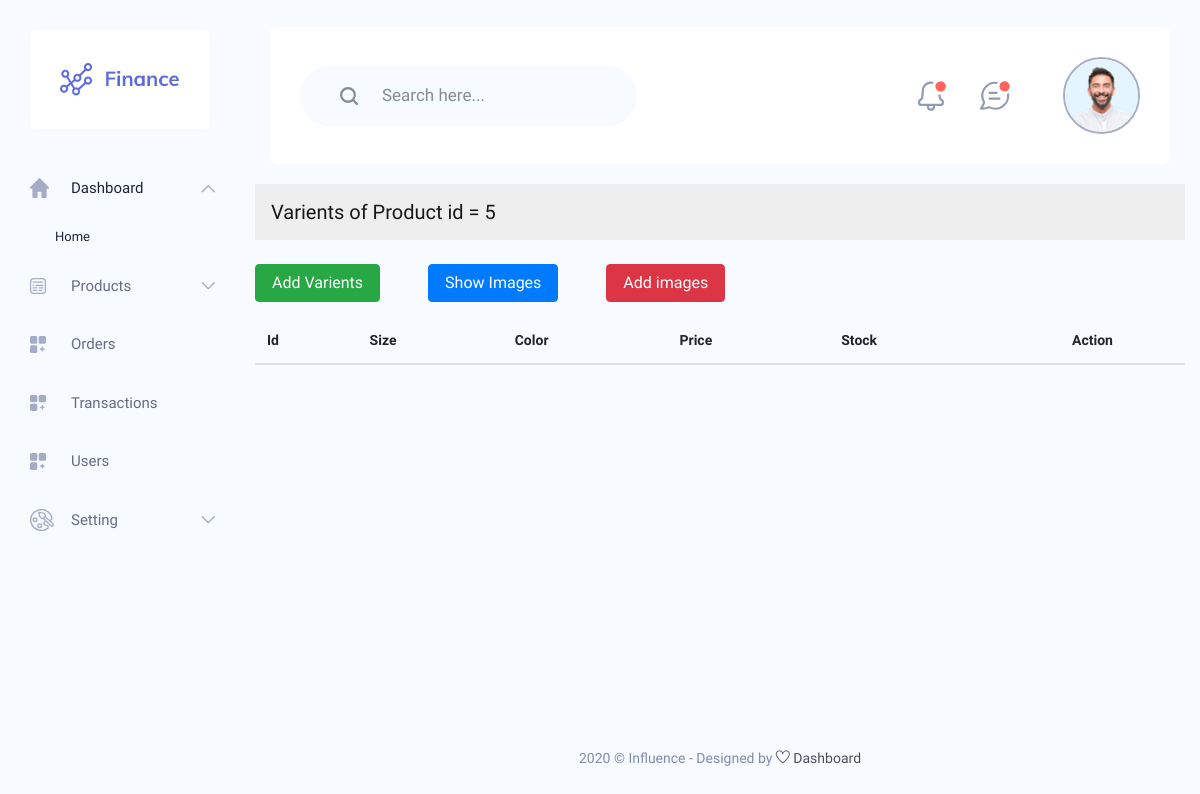
The app's page /varients/5, older data.
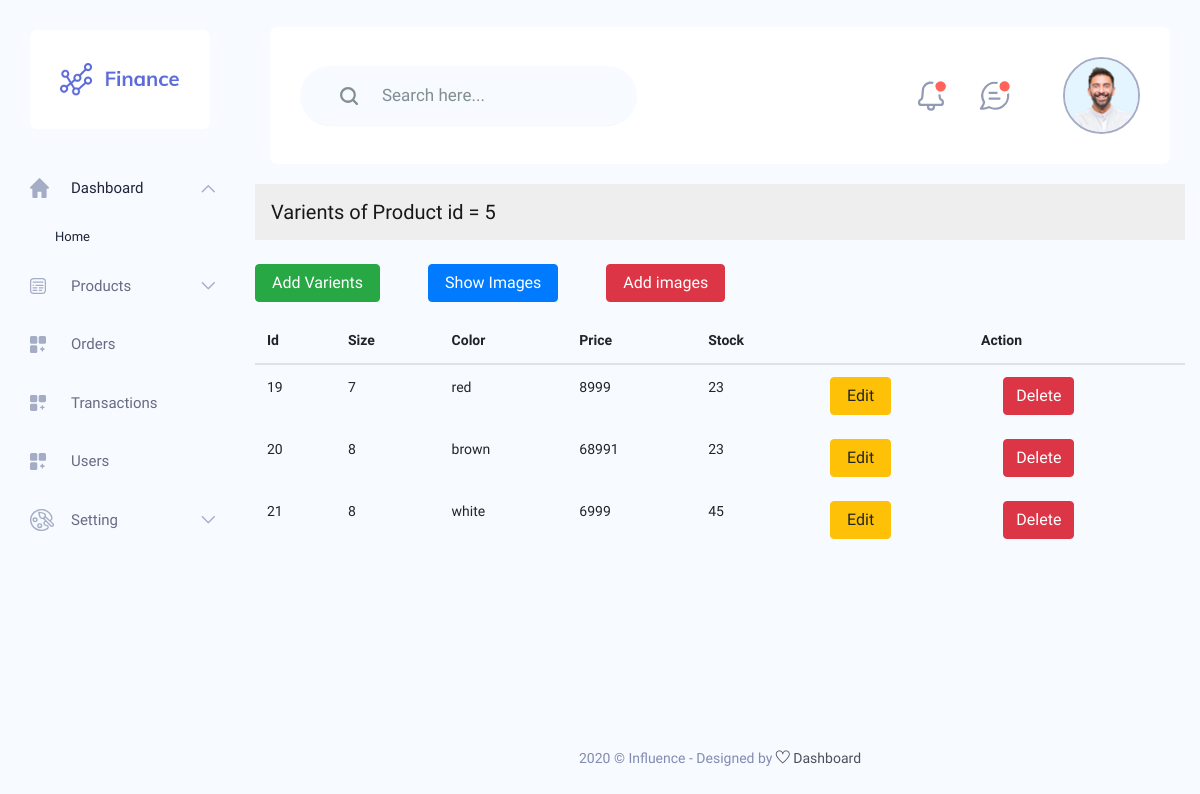
The same page, newer data.
### tables this page shows
CREATE TABLE `products_varients` (
  `id` int(11) NOT NULL,
  `product_id` varchar(255) DEFAULT NULL,
  `size` varchar(30) DEFAULT NULL,
  `color` varchar(30) DEFAULT NULL,
  `price` int(11) DEFAULT NULL,
  `stock` int(11) DEFAULT NULL,
  `created_on` timestamp NOT NULL DEFAULT current_timestamp(),
  `updated_on` timestamp NOT NULL DEFAULT current_timestamp() ON UPDATE current_timestamp()
);

### application/controllers/DashController.php (called while the page is built, shortened)
<?php
class DashController extends CI_Controller
{
	public function __construct()
	{
		$this->load->database();
		$this->load->model('dashboard_model');
		$this->load->model('category_model');
		$this->load->library('session');
	}
	public function varients($id)
	{
		$data['title'] = "Show_Varients";
		$data['id'] = $id;
		$data['selected'] =  $this->dashboard_model->show_varients($id);
		$data['content'] = $this->load->view('product_admin/pages/products/varients', $data, true);
		$this->load->view('product_admin/layout/dashboard_layout', $data);
	}
}

### index.php (called while the page is built, shortened)
<?php
require_once BASEPATH.'core/CodeIgniter.php';

### application/models/Dashboard_model.php (called while the page is built, shortened)
<?php if (!defined('BASEPATH')) exit('No direct script access allowed');
class Dashboard_model extends CI_Model
{
    function show_varients($id)
    {
        $sql = $this->db->query("SELECT * FROM products_varients where product_id = $id");
        return $sql->result();
    }
}

### application/views/product_admin/pages/products/varients.php (the view)
<div class="container">
    <nav class="navbar navbar-light bg-light mb-4">
        <span class="navbar-brand mb-0 h1">Varients of Product id = <?= $id ?></span>
    </nav>
    <table class="table">
        <thead>
            <tr>
                <th>Id</th>
                <th>Size</th>
                <th>Color</th>
                <th>Price</th>
                <th>Stock</th>
                <th colspan="4" class="text-center">Action</th>
            </tr>
        </thead>
        <tbody>
            <a href="<?= base_url("varients_add/$id");?>" class="btn btn-success px-3 mb-3">Add Varients</a>
            <a href="<?= base_url("images/$id"); ?>" class="ml-5 btn btn-primary px-3 mb-3">Show Images</a>
            <a href="<?= base_url("images_add/$id");?>" class="ml-5 btn btn-danger px-3 mb-3">Add images</a>
            <?php
            foreach ($selected as $store) {
            ?>
                <tr>
                    <td><?= $store->id; ?></td>
                    <td><?= $store->size; ?></td>
                    <td><?= $store->color; ?></td>
                    <td><?= $store->price; ?></td>
                    <td><?= $store->stock; ?></td>
                    <td>
                        <a href="<?= base_url("varient_edit/$store->id"); ?>" class="btn btn-warning px-3">Edit </a>
                    </td>
                    <td>
                        <a href="<?= base_url("varient_delete/$store->id"); ?>" class="btn btn-danger">Delete</a>
                    </td>
                </tr>
            <?php
            }
            ?>
        </tbody>
    </table>
</div>

Row changes from the older to the newer data that the page shows:
added products_varients: id "19", size "7", color "red", price "8999", stock "23"
added products_varients: id "20", size "8", color "brown", price "68991", stock "23"
added products_varients: id "21", size "8", color "white", price "6999", stock "45"
